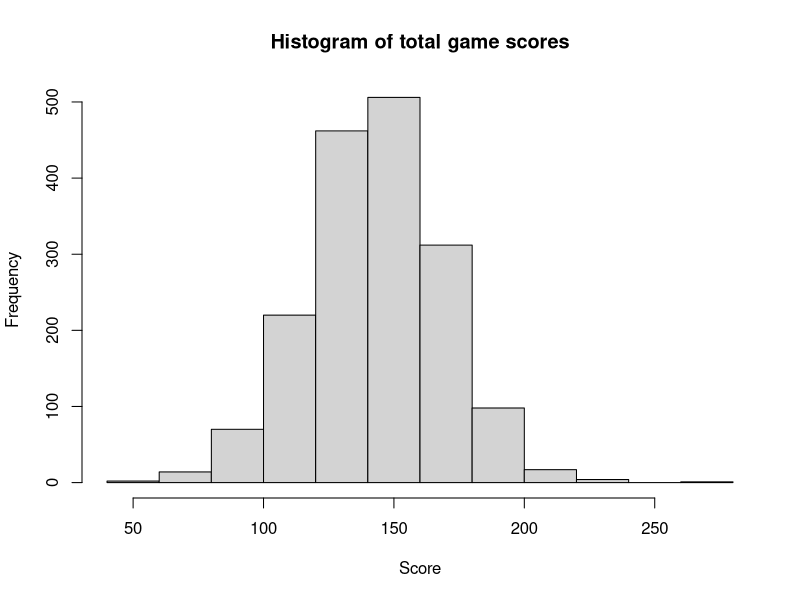
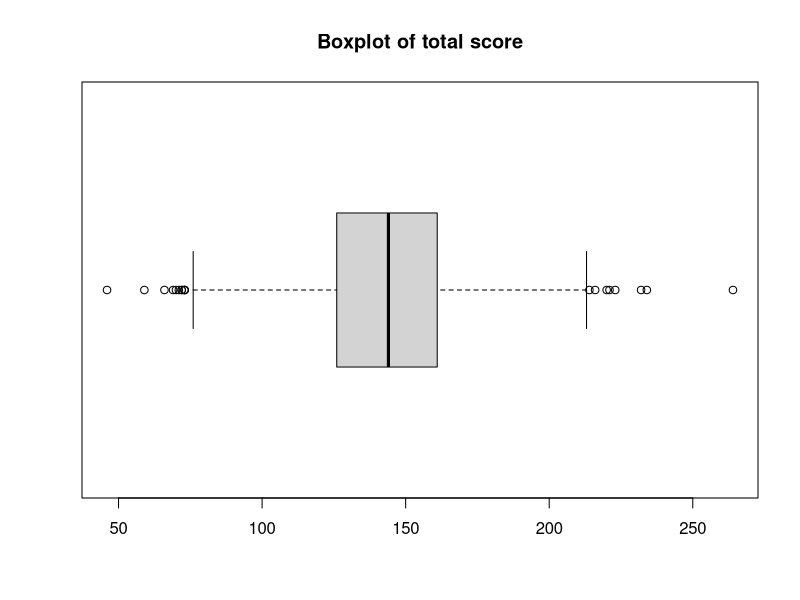
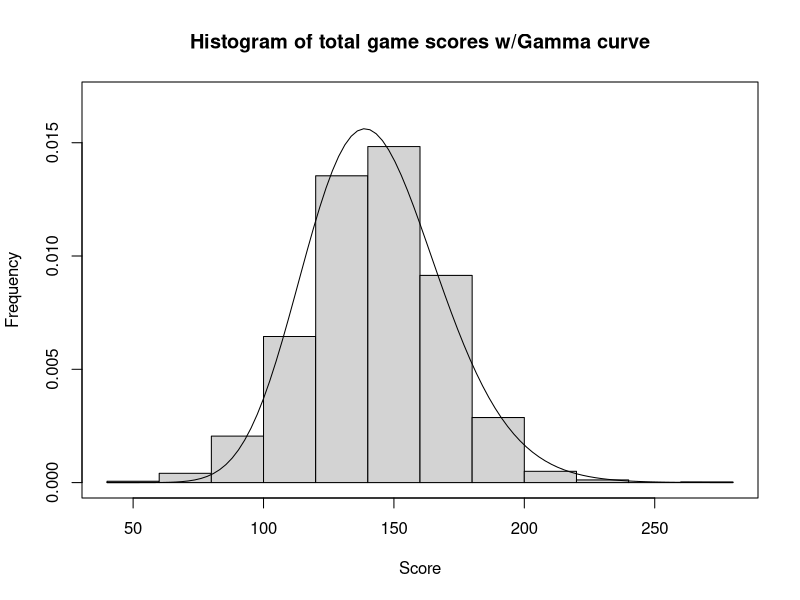
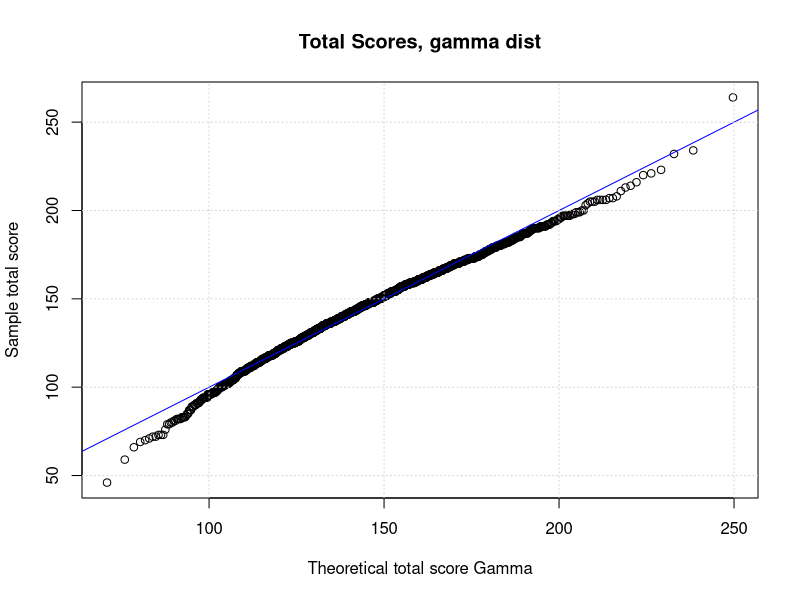
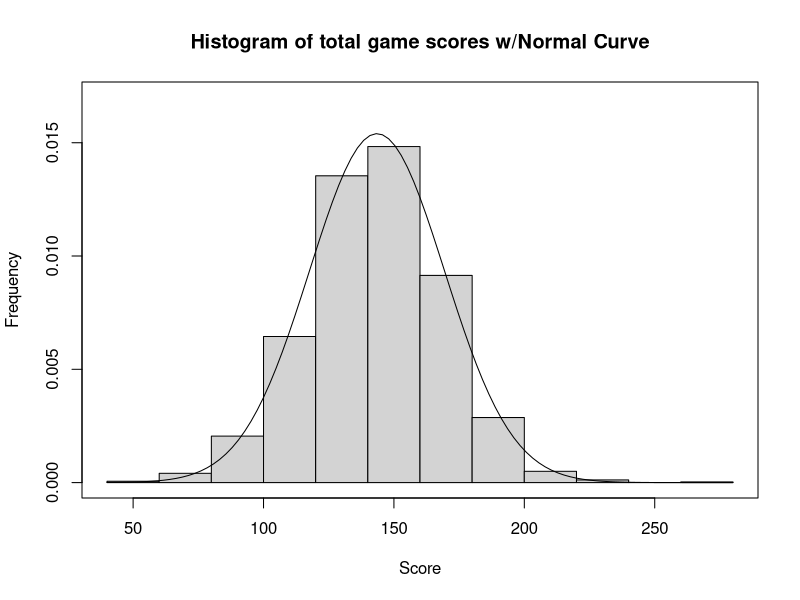
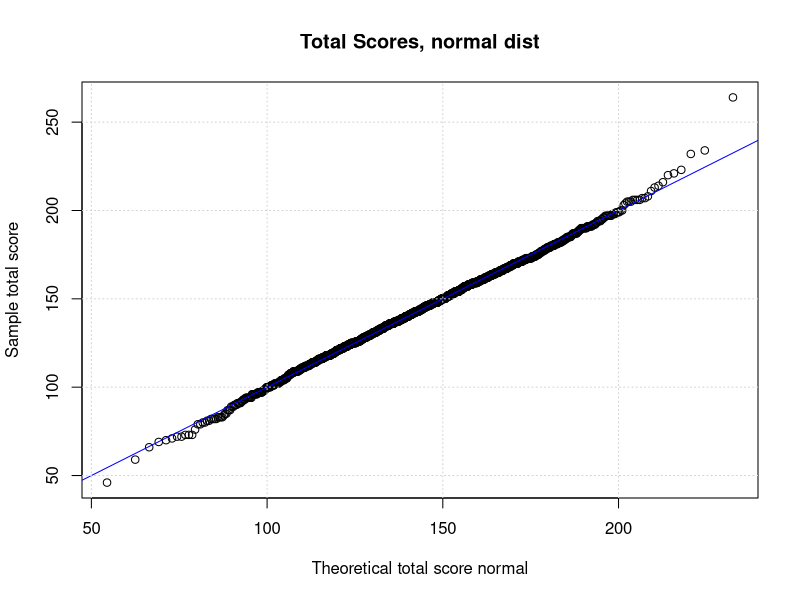
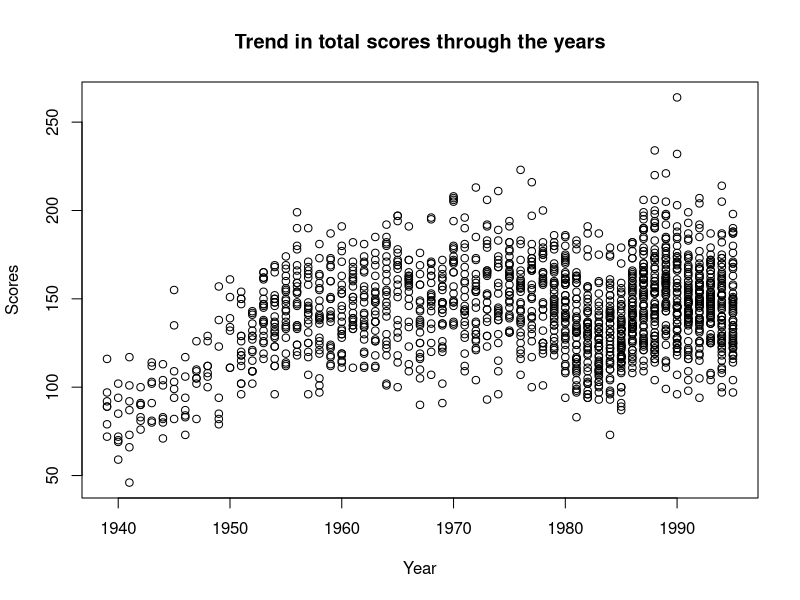
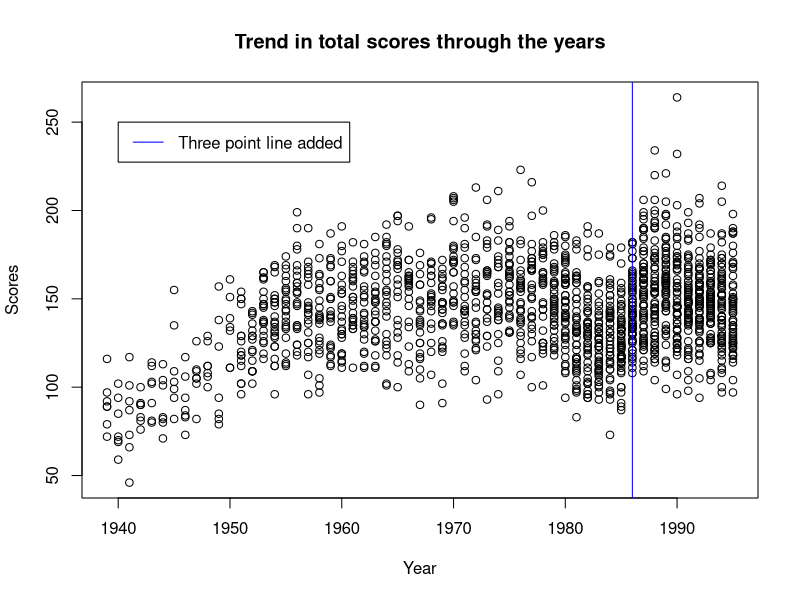

The R script that drew these images, in order:
## ---- chunk 1
knitr::opts_chunk$set(echo = TRUE)
## ---- chunk 2
library(readr)
ncaa_data <- read_table2("basketball_use.dat", 
    col_names = FALSE)
colnames(ncaa_data) = c("year", "w_team", "w_score", "l_team", "l_score")
## ---- chunk 3
head(ncaa_data)
## ---- chunk 4
#Average total score in each game
avgTotalScore <- (sum(ncaa_data$w_score) + sum(ncaa_data$l_score)) / length(ncaa_data$w_score)
print(avgTotalScore)
## ---- chunk 5
#making a histogram of total score
totalScores <- c(0)
totalScores <- ncaa_data$w_score + ncaa_data$l_score

hist(x = totalScores, freq = TRUE, main = "Histogram of total game scores", xlab = "Score", ylab = "Frequency")
## ---- chunk 6
boxplot(totalScores, horizontal = TRUE, main = "Boxplot of total score")
## ---- chunk 7
#Estimating a gamma
xbar <- avgTotalScore
xSquaredBar <- mean((ncaa_data$w_score + ncaa_data$l_score)^2)

alpha <- xbar^2 / (xSquaredBar - xbar^2)
beta <- avgTotalScore / alpha


hist(x = totalScores, probability = TRUE, main = "Histogram of total game scores w/Gamma curve", xlab = "Score", ylab = "Frequency", ylim = c(0, .017))
box()
curve(dgamma(x = x, shape = alpha, scale = beta), add = TRUE)
alpha
beta
## ---- chunk 8
#QQ-Plot
qqplot(x = qgamma(p = ppoints(totalScores), shape = alpha, scale = beta), 
       y = totalScores,
       main = "Total Scores, gamma dist",
       xlab = "Theoretical total score Gamma",
       ylab = "Sample total score")
abline(a = 0, b = 1, col = "blue")
grid()
## ---- chunk 9
hist(x = totalScores, probability = TRUE, main = "Histogram of total game scores w/Normal Curve", xlab = "Score", ylab = "Frequency", ylim = c(0, .017))
box()
curve(dnorm(x = x, mean = avgTotalScore, sd = sqrt(var(totalScores))), add = TRUE)
## ---- chunk 10
qqplot(x = qnorm(p = ppoints(totalScores), mean = avgTotalScore, sd = sqrt(var(totalScores))), 
       y = totalScores,
       main = "Total Scores, normal dist",
       xlab = "Theoretical total score normal",
       ylab = "Sample total score")
abline(a = 0, b = 1, col = "blue")
grid()
## ---- chunk 11
#trend in total score
plot(x = ncaa_data$year, y = totalScores, type = "p", xlab = "Year", ylab = "Scores", main = "Trend in total scores through the years")
## ---- chunk 12
#trend in total score
plot(x = ncaa_data$year, y = totalScores, type = "p", xlab = "Year", ylab = "Scores", main = "Trend in total scores through the years")
abline(v = 1986, col = "blue")
legend(x = 1940, y = 250, legend = "Three point line added", col = "blue", lty = 1)
#reason for this? Most likely due to increase in specialization in sports throughout peoples' childhoods. 
#College kids were significantly better athletes in the 90's than the 40's and 50's
#Also changes in coaching, strategy, addition of the 3-point line in 1986
## ---- chunk 13
#What is the margin of victory?
margin <- ncaa_data$w_score - ncaa_data$l_score
plot(x = c(1:1706), y = margin, type = 'p', xlab = "Game / year technically")
## ---- chunk 14
averageMargin <- round(mean(margin), digits = 2)
print(averageMargin)
## ---- chunk 15
#Which is the most winningest team?
#https://stackoverflow.com/questions/48632957/how-to-find-the-most-repeated-word-in-a-vector-with-r
print(names(table(ncaa_data$w_team))[as.vector(table(ncaa_data$w_team)) == max(table(ncaa_data$w_team))])
print(max(table(ncaa_data$w_team)))
## ---- chunk 16
#Who has the most losses?
print(names(table(ncaa_data$l_team))[as.vector(table(ncaa_data$l_team)) == max(table(ncaa_data$l_team))])
print(max(table(ncaa_data$l_team)))
## ---- chunk 17
#Whats OSU's record?
#https://stackoverflow.com/questions/7782113/count-word-occurrences-in-r
c(wins = length(grep("OHIO_STATE", ncaa_data$w_team)), losses = length(grep("OHIO_STATE", ncaa_data$l_team)))
## ---- chunk 18
osuScores <- 0
j = 0;
for(i in seq_along(totalScores)){
  if(ncaa_data$w_team[i] == "OHIO_STATE"){
    osuScores[j] <- ncaa_data$w_score[i]
    j <- j+1
  }
  if(ncaa_data$l_team[i] == "OHIO_STATE"){
    osuScores[j] <- ncaa_data$l_score[i]
    j <- j+1
  }
}
intScores <- strtoi(osuScores)
avgOsuScore <- sum(intScores) / length(osuScores)
print(avgOsuScore)
